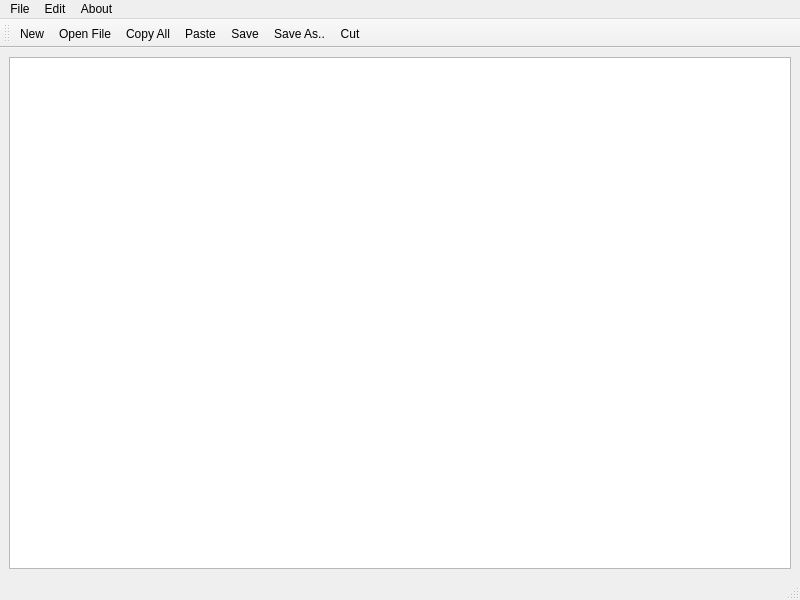
<?xml version="1.0" encoding="UTF-8"?>
<ui version="4.0">
 <class>NoteCreator</class>
 <widget class="QMainWindow" name="NoteCreator">
  <property name="geometry">
   <rect>
    <x>0</x>
    <y>0</y>
    <width>800</width>
    <height>600</height>
   </rect>
  </property>
  <property name="windowTitle">
   <string>MainWindow</string>
  </property>
  <widget class="QWidget" name="centralwidget">
   <layout class="QHBoxLayout" name="horizontalLayout">
    <item>
     <widget class="QTextEdit" name="writeSpace"/>
    </item>
   </layout>
  </widget>
  <widget class="QMenuBar" name="menubar">
   <property name="geometry">
    <rect>
     <x>0</x>
     <y>0</y>
     <width>800</width>
     <height>26</height>
    </rect>
   </property>
   <widget class="QMenu" name="menuFile">
    <property name="title">
     <string>File</string>
    </property>
    <addaction name="actionNew"/>
    <addaction name="actionOpen_File"/>
    <addaction name="actionSave"/>
    <addaction name="actionSave_As"/>
   </widget>
   <widget class="QMenu" name="menuEdit">
    <property name="title">
     <string>Edit</string>
    </property>
    <addaction name="actionPaste"/>
    <addaction name="actionCopy"/>
    <addaction name="actionCut"/>
   </widget>
   <widget class="QMenu" name="menuABout">
    <property name="title">
     <string>About</string>
    </property>
   </widget>
   <addaction name="menuFile"/>
   <addaction name="menuEdit"/>
   <addaction name="menuABout"/>
  </widget>
  <widget class="QStatusBar" name="statusbar"/>
  <widget class="QToolBar" name="toolBar">
   <property name="windowTitle">
    <string>toolBar</string>
   </property>
   <attribute name="toolBarArea">
    <enum>TopToolBarArea</enum>
   </attribute>
   <attribute name="toolBarBreak">
    <bool>false</bool>
   </attribute>
   <addaction name="actionNew"/>
   <addaction name="actionOpen_File"/>
   <addaction name="actionCopy"/>
   <addaction name="actionPaste"/>
   <addaction name="actionSave"/>
   <addaction name="actionSave_As"/>
   <addaction name="actionCut"/>
  </widget>
  <action name="actionPaste">
   <property name="icon">
    <iconset resource="pics.qrc">
     <normaloff>:/Icons/Paste-icon.png</normaloff>:/Icons/Paste-icon.png</iconset>
   </property>
   <property name="text">
    <string>Paste</string>
   </property>
  </action>
  <action name="actionCopy">
   <property name="icon">
    <iconset resource="pics.qrc">
     <normaloff>:/Icons/Copy-icon.png</normaloff>:/Icons/Copy-icon.png</iconset>
   </property>
   <property name="text">
    <string>Copy All</string>
   </property>
  </action>
  <action name="actionSave">
   <property name="icon">
    <iconset resource="pics.qrc">
     <normaloff>:/Icons/save-icon.png</normaloff>:/Icons/save-icon.png</iconset>
   </property>
   <property name="text">
    <string>Save</string>
   </property>
  </action>
  <action name="actionNew">
   <property name="icon">
    <iconset resource="pics.qrc">
     <normaloff>:/Icons/File-New-icon.png</normaloff>:/Icons/File-New-icon.png</iconset>
   </property>
   <property name="text">
    <string>New</string>
   </property>
  </action>
  <action name="actionCut">
   <property name="icon">
    <iconset resource="pics.qrc">
     <normaloff>:/Icons/Apps-Actions-Cut-icon.png</normaloff>:/Icons/Apps-Actions-Cut-icon.png</iconset>
   </property>
   <property name="text">
    <string>Cut</string>
   </property>
  </action>
  <action name="actionOpen_File">
   <property name="icon">
    <iconset resource="pics.qrc">
     <normaloff>:/Icons/File-Open-icon.png</normaloff>:/Icons/File-Open-icon.png</iconset>
   </property>
   <property name="text">
    <string>Open File</string>
   </property>
  </action>
  <action name="actionSave_As">
   <property name="icon">
    <iconset resource="pics.qrc">
     <normaloff>:/Icons/Save-as-icon.png</normaloff>:/Icons/Save-as-icon.png</iconset>
   </property>
   <property name="text">
    <string>Save As..</string>
   </property>
  </action>
 </widget>
 <resources>
  <include location="pics.qrc"/>
 </resources>
 <connections/>
</ui>
